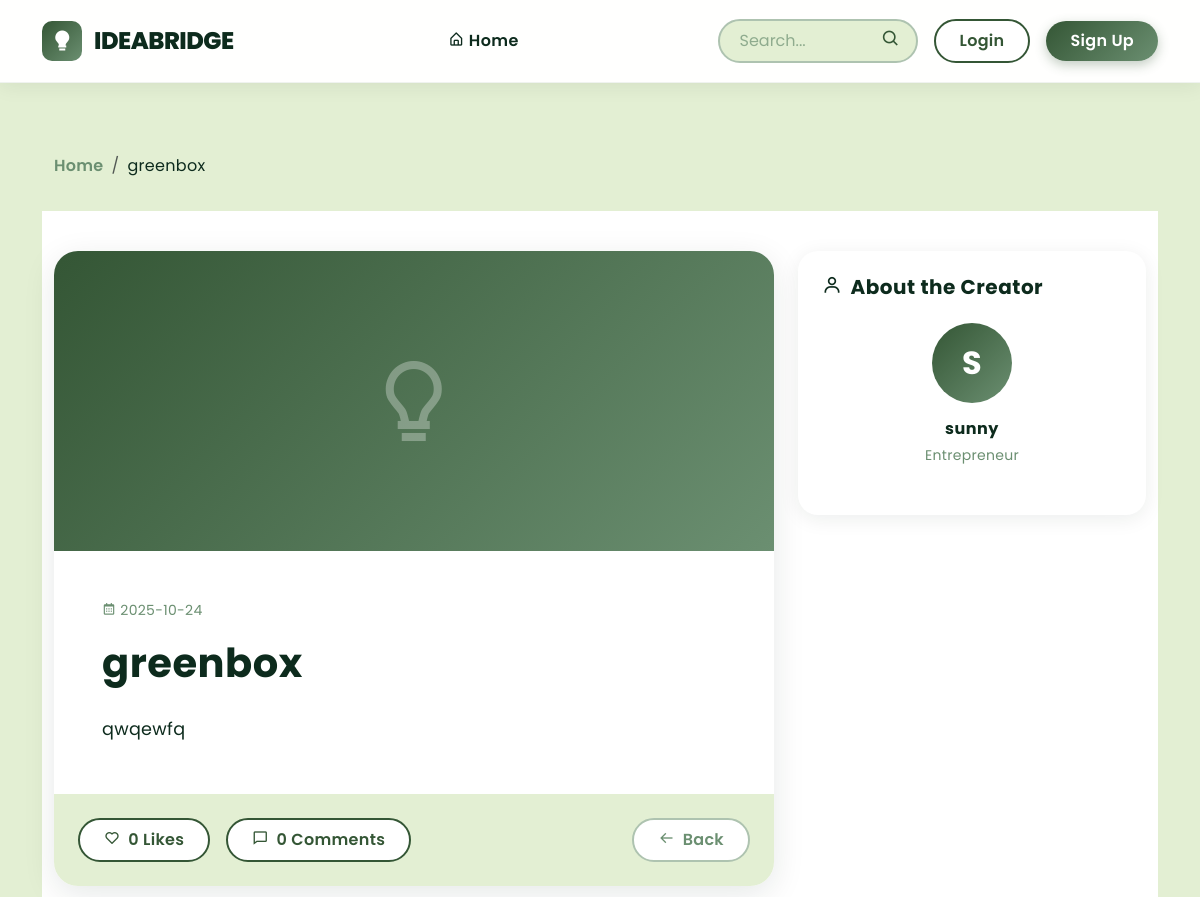
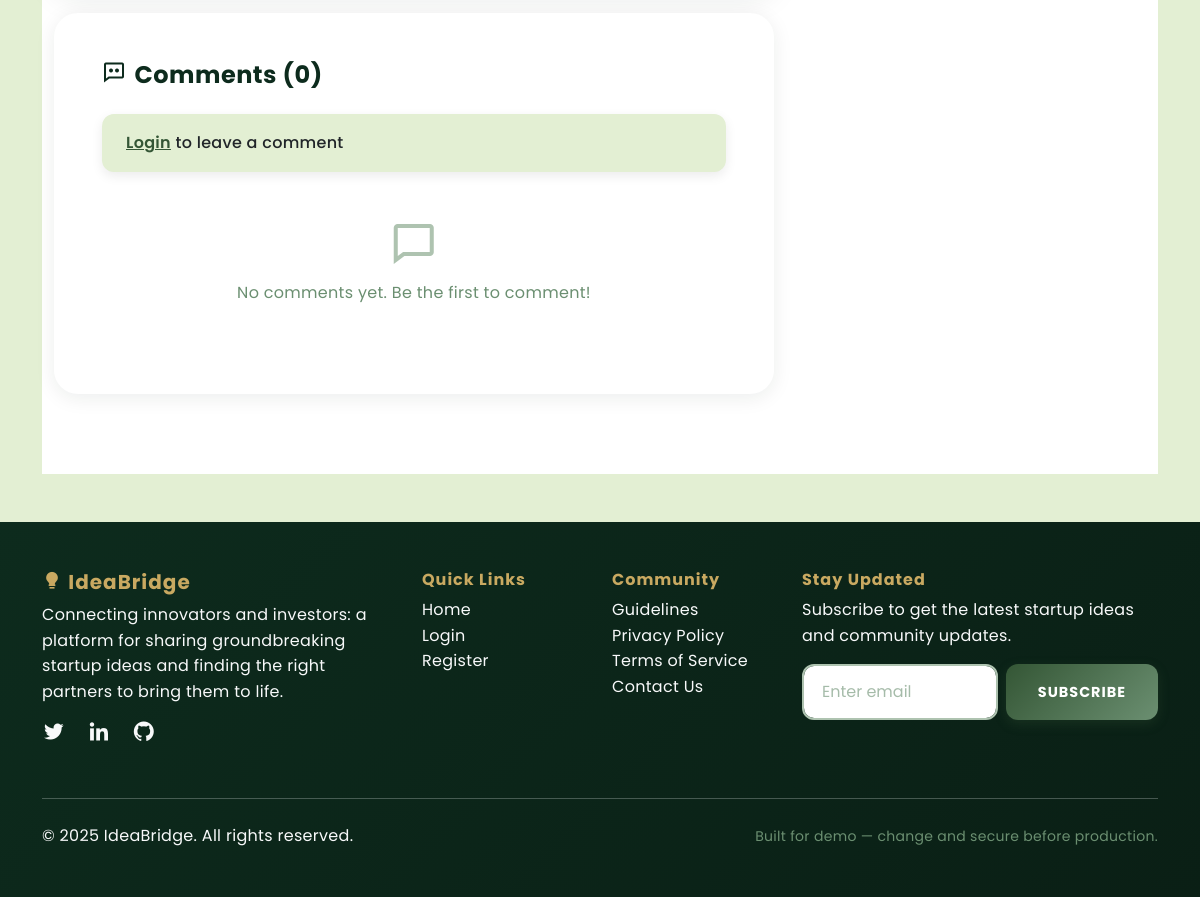
Screenshot of /pitch/2 with the database file from the repository (2 pictures, top to bottom).
### tables this page shows
CREATE TABLE pitches (id INTEGER PRIMARY KEY AUTOINCREMENT, title TEXT NOT NULL, summary TEXT, content TEXT NOT NULL, author_id INTEGER, created_at TEXT, category TEXT, tags TEXT, image TEXT, funding_goal TEXT, stage TEXT, team_size TEXT, location TEXT, website TEXT, demo_url TEXT, looking_for TEXT, FOREIGN KEY(author_id) REFERENCES users(id));

CREATE TABLE users (id INTEGER PRIMARY KEY AUTOINCREMENT, username TEXT UNIQUE NOT NULL, password_hash TEXT NOT NULL, role TEXT NOT NULL DEFAULT "user", created_at TEXT);

### app.py (the view)
@app.route('/pitch/<int:pitch_id>')
def pitch(pitch_id):
    p = query_db('SELECT p.*, u.username, u.id as author_user_id FROM pitches p JOIN users u ON p.author_id = u.id WHERE p.id = ?', [pitch_id], one=True)
    if p is None:
        return "Pitch not found", 404
    like_count = query_db('SELECT COUNT(*) as count FROM likes WHERE pitch_id = ?', [pitch_id], one=True)['count']
    user_liked = False
    if session.get('user_id'):
        user_liked = query_db('SELECT * FROM likes WHERE pitch_id = ? AND user_id = ?',
                             [pitch_id, session['user_id']], one=True) is not None
    comments = query_db('''SELECT c.*, u.username
                          FROM comments c
                          JOIN users u ON c.user_id = u.id
                          WHERE c.pitch_id = ?
                          ORDER BY c.created_at DESC''', [pitch_id])
    return render_template('pitch.html', p=p, like_count=like_count, user_liked=user_liked, comments=comments)

### app.py (called while the page is built)
def get_db():
    db = getattr(g, '_database', None)
    if db is None:
        db = g._database = sqlite3.connect(DB_PATH)
        db.row_factory = sqlite3.Row
    return db

@app.teardown_appcontext
def close_connection(exception):
    db = getattr(g, '_database', None)
    if db is not None:
        db.close()

def query_db(query, args=(), one=False):
    cur = get_db().execute(query, args)
    rv = cur.fetchall()
    cur.close()
    return (rv[0] if rv else None) if one else rv

### templates/pitch.html (shortened to what this page needs)
{% extends "base.html" %}
{% block content %}
<div class="container" style="padding-top: 30px;">
  <nav aria-label="breadcrumb">
    <ol class="breadcrumb" style="background: transparent;">
      <li class="breadcrumb-item"><a href="{{ url_for('index') }}" style="color: #6B8F71;">Home</a></li>
      <li class="breadcrumb-item active" style="color: #0D2B1D;">{{ p['title'][:50] }}{% if p['title']|length > 50 %}...{% endif %}</li>
    </ol>
  </nav>
</div>
<section style="padding: 40px 0 80px; background: white;">
  <div class="container">
    <div class="row g-4">
      <div class="col-lg-8">
        <div class="card border-0" style="border-radius: 24px; overflow: hidden; box-shadow: 0 8px 32px rgba(13, 43, 29, 0.1);">
          {% if p.image and p.image != 'None' %}
          <div style="height: 400px; overflow: hidden; background: linear-gradient(135deg, #E3EFD3 0%, #AEC3B0 100%);">
            <img src="{{ url_for('static', filename='uploads/' + p.image) }}" alt="{{ p['title'] }}" style="width: 100%; height: 100%; object-fit: cover;">
          </div>
          {% else %}
          <div style="height: 300px; background: linear-gradient(135deg, #345635 0%, #6B8F71 100%); display: flex; align-items: center; justify-content: center;">
            <i class='bx bx-bulb' style="font-size: 6rem; color: white; opacity: 0.3;"></i>
          </div>
          {% endif %}
          <div class="card-body p-5">
            <div class="d-flex align-items-center mb-3">
              <small class="text-muted">
                <i class='bx bx-calendar me-1'></i>{{ p['created_at'][:10] if p['created_at'] }}
              </small>
            </div>
            <h1 class="fw-bold mb-4" style="color: #0D2B1D; font-size: 2.5rem; line-height: 1.3;">{{ p['title'] }}</h1>
            <div style="line-height: 1.9; font-size: 1.1rem; color: #0D2B1D;">
              {{ p['content'] | replace('\n', '<br>') | safe }}
            </div>
          </div>
          <div class="card-footer p-4" style="background: #E3EFD3; border-top: none;">
            <div class="d-flex justify-content-between align-items-center">
              <div class="d-flex gap-3">
                {% if session.get('user_id') %}
                <form action="{{ url_for('like_pitch', pitch_id=p['id']) }}" method="POST" style="display: inline;" id="likeForm">
                  <button type="submit" class="btn px-4 py-2" style="background: {% if user_liked %}linear-gradient(135deg, #345635, #6B8F71){% else %}white{% endif %}; color: {% if user_liked %}white{% else %}#345635{% endif %}; border: 2px solid #345635; border-radius: 50px; font-weight: 600;">
                    <i class='bx {% if user_liked %}bxs-heart{% else %}bx-heart{% endif %} me-2'></i><span id="likeCount">{{ like_count }}</span> Likes
                  </button>
                </form>
                {% else %}
                <span class="btn px-4 py-2" style="background: white; color: #345635; border: 2px solid #345635; border-radius: 50px; font-weight: 600;">
                  <i class='bx bx-heart me-2'></i>{{ like_count }} Likes
                </span>
                {% endif %}
                <span class="btn px-4 py-2" style="background: white; color: #345635; border: 2px solid #345635; border-radius: 50px; font-weight: 600;">
                  <i class='bx bx-comment me-2'></i>{{ comments|length }} Comments
                </span>
              </div>
              <a href="{{ url_for('index') }}" class="btn px-4 py-2" style="background: white; color: #6B8F71; border: 2px solid #AEC3B0; border-radius: 50px; font-weight: 600;">
                <i class='bx bx-arrow-back me-2'></i>Back
              </a>
            </div>
          </div>
        </div>
        <div class="card border-0 mt-4" style="border-radius: 24px; box-shadow: 0 4px 20px rgba(13, 43, 29, 0.08);">
          <div class="card-body p-5">
            <h4 class="fw-bold mb-4" style="color: #0D2B1D;">
              <i class='bx bx-comment-dots me-2'></i>Comments ({{ comments|length }})
            </h4>
            {% if session.get('user_id') %}
            <form action="{{ url_for('add_comment', pitch_id=p['id']) }}" method="POST" class="mb-5">
              <div class="mb-3">
                <textarea name="content" class="form-control" rows="3" placeholder="Share your thoughts..." required style="border-radius: 12px; border: 2px solid #AEC3B0;"></textarea>
              </div>
              <button type="submit" class="btn px-4 py-2" style="background: linear-gradient(135deg, #345635, #6B8F71); color: white; border: none; border-radius: 50px; font-weight: 600;">
                <i class='bx bx-send me-2'></i>Post Comment
              </button>
            </form>
            {% else %}
            <div class="alert mb-4" style="background: #E3EFD3; border: none; border-radius: 12px;">
              <a href="{{ url_for('login') }}" style="color: #345635; font-weight: 600;">Login</a> to leave a comment
            </div>
            {% endif %}
            {% if comments %}
            <div class="comments-list">
              {% for comment in comments %}
              <div class="d-flex mb-4 pb-4" style="border-bottom: 1px solid #E3EFD3;">
                <div style="width: 50px; height: 50px; border-radius: 50%; background: linear-gradient(135deg, #6B8F71, #AEC3B0); display: flex; align-items: center; justify-content: center; flex-shrink: 0; margin-right: 16px;">
                  <span class="fw-bold" style="color: white; font-size: 1.2rem;">{{ comment['username'][0].upper() }}</span>
                </div>
                <div class="flex-grow-1">
                  <div class="d-flex justify-content-between align-items-start mb-2">
                    <div>
                      <h6 class="mb-0 fw-bold" style="color: #0D2B1D;">{{ comment['username'] }}</h6>
                      <small class="text-muted">
                        <i class='bx bx-time-five me-1'></i>{{ comment['created_at'][:16] }}
                      </small>
                    </div>
                    {% if session.get('user_id') == comment['user_id'] %}
                    <form action="{{ url_for('delete_comment', comment_id=comment['id']) }}" method="POST" style="display: inline;">
                      <button type="submit" class="btn btn-sm" style="color: #C9A961;" onclick="return confirm('Delete this comment?')">
                        <i class='bx bx-trash'></i>
                      </button>
                    </form>
                    {% endif %}
                  </div>
                  <p class="mb-0" style="color: #0D2B1D; line-height: 1.6;">{{ comment['content'] }}</p>
                </div>
              </div>
              {% endfor %}
            </div>
            {% else %}
            <div class="text-center py-4">
              <i class='bx bx-comment' style="font-size: 3rem; color: #AEC3B0;"></i>
              <p class="text-muted mt-2">No comments yet. Be the first to comment!</p>
            </div>
            {% endif %}
          </div>
        </div>
      </div>
      <div class="col-lg-4">
        <div class="card border-0 mb-4" style="border-radius: 20px; box-shadow: 0 4px 20px rgba(13, 43, 29, 0.08);">
          <div class="card-body p-4">
            <h5 class="fw-bold mb-4" style="color: #0D2B1D;">
              <i class='bx bx-user me-2'></i>About the Creator
            </h5>
            <div class="text-center mb-4">
              <div class="d-inline-flex align-items-center justify-content-center mb-3" style="width: 80px; height: 80px; background: linear-gradient(135deg, #345635, #6B8F71); border-radius: 50%;">
                <span class="fw-bold" style="font-size: 2rem; color: white;">{{ p['username'][0].upper() }}</span>
              </div>
              <h6 class="fw-bold mb-1" style="color: #0D2B1D;">{{ p['username'] }}</h6>
              <small class="text-muted">Entrepreneur</small>
            </div>
          </div>
        </div>
      </div>
    </div>
  </div>
</section>
{% endblock %}

### static/style.css (style rules this page uses)
:root { --emerald-deep: #0D2B1D; --emerald-forest: #345635; --emerald-sage: #6B8F71; --emerald-mint: #AEC3B0; --emerald-cream: #E3EFD3; --gold-accent: #C9A961; }
* { margin: 0; padding: 0; box-sizing: border-box; }
body { font-family: 'Poppins', sans-serif; background-color: var(--emerald-cream); color: var(--emerald-deep); line-height: 1.6; letter-spacing: 0.3px; }
.card { border: none; border-radius: 16px; box-shadow: 0 8px 24px rgba(13, 43, 29, 0.08); transition: all 0.4s cubic-bezier(0.4, 0, 0.2, 1); background: #ffffff; overflow: hidden; }
.alert { border-radius: 12px; border: none; padding: 1rem 1.5rem; font-weight: 500; box-shadow: 0 4px 12px rgba(0, 0, 0, 0.08); }
.btn { transition: all 0.3s cubic-bezier(0.4, 0, 0.2, 1); }
.text-muted { color: var(--emerald-sage) !important; }
h1, h2, h3, h4, h5, h6 { color: var(--emerald-deep); font-weight: 700; letter-spacing: 0.5px; }
.breadcrumb { background-color: transparent; padding: 1rem 0; }
.breadcrumb-item a { color: var(--emerald-forest); text-decoration: none; font-weight: 600; }
.breadcrumb-item.active { color: var(--emerald-sage); }
html { scroll-behavior: smooth; }

### rows the page displays
pitches: title "greenbox", created_at "2025-10-24", content "qwqewfq"
users: username "S", username "sunny"

### other values shown
{{ like_count }} "0"
{{ comments|length }} "0"
